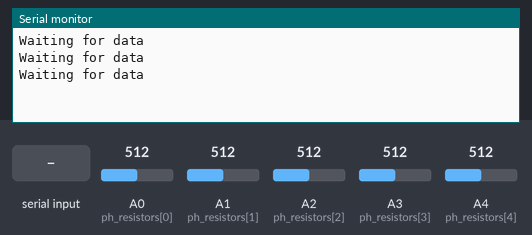
Recording of a sketch running on a simulated Arduino Uno, built with avr-gcc and run on an emulated ATmega328P. Shown: the last lines printed to the serial monitor. The inputs (shaded band) are chosen by the test bench; at power-on: A0 (ph_resistors[0]) = 512, A1 (ph_resistors[1]) = 512, A2 (ph_resistors[2]) = 512, A3 (ph_resistors[3]) = 512, A4 (ph_resistors[4]) = 512.

Above: at 2.8 s.
2.9 s: "1" received over the second serial link
At 3.7 s:
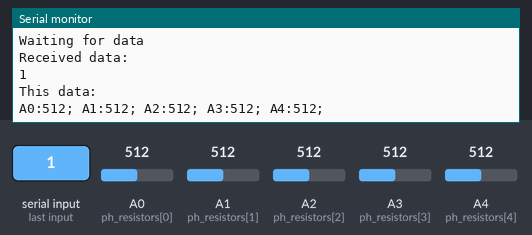
4.5 s: "0" received over the second serial link
At 5.3 s:
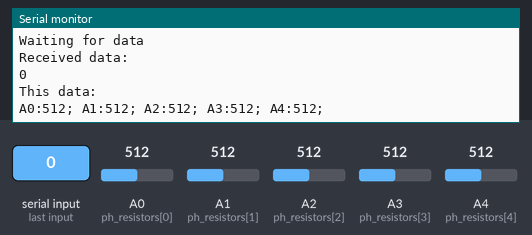
6.0 s: "2" received over the second serial link
At 6.8 s:
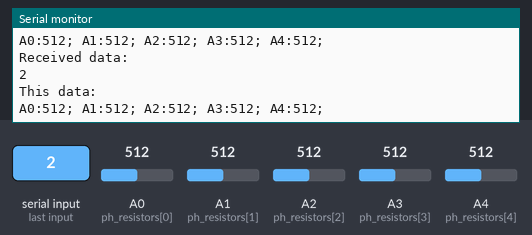

Measured:
- after the input at 2.9 s, the serial monitor: prints a new line after 0.10 s (image 1)
- after the input at 4.5 s, the serial monitor: prints a new line after 0.51 s (image 2)
- after the input at 6.0 s, the serial monitor: prints a new line at once (image 3)

The sketch:

master.ino
```cpp
#include <SoftwareSerial.h>

SoftwareSerial master_serial(10, 11);
int ph_resistors[] = {A0, A1, A2, A3, A4};
int array_size = sizeof(ph_resistors) / sizeof(ph_resistors[0]);

void setup(){

  Serial.begin(115200);

  master_serial.begin(4800);
}

void loop(){

  if (master_serial.available()){
    Serial.println();

    String receiving = "";

    Serial.println("Received data:");
    while(master_serial.available()){
      receiving += (char)master_serial.read();
    }
    Serial.println(receiving);

    Serial.println("This data:");
    for (int i = 0; i < array_size; i++){
      Serial.print("A" + (String)i + ":" + (String)analogRead(ph_resistors[i]) + "; ");
    }
  }

  else{
    Serial.println("Waiting for data");
  }
  delay(1000);
  Serial.println();
}
```
